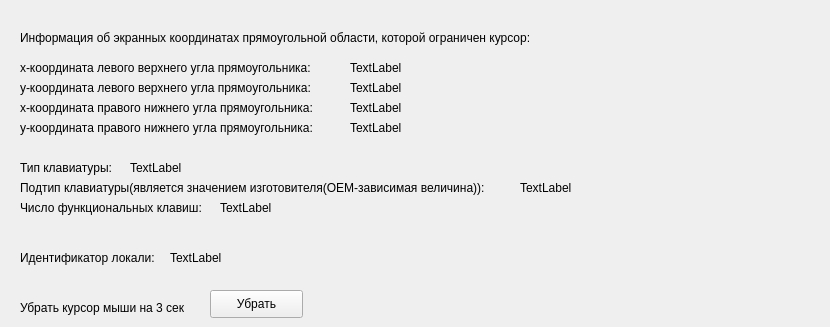
      <widget class="QWidget" name="tab_5">
       <attribute name="title">
        <string>Дополнительные API - функции</string>
       </attribute>
       <widget class="QPushButton" name="pushButton_8">
        <property name="geometry">
         <rect>
          <x>210</x>
          <y>290</y>
          <width>93</width>
          <height>28</height>
         </rect>
        </property>
        <property name="text">
         <string>Убрать</string>
        </property>
       </widget>
       <widget class="QLabel" name="label_66">
        <property name="geometry">
         <rect>
          <x>20</x>
          <y>30</y>
          <width>561</width>
          <height>16</height>
         </rect>
        </property>
        <property name="text">
         <string>Информация об экранных координатах прямоугольной области, которой ограничен курсор:</string>
        </property>
       </widget>
       <widget class="QLabel" name="label_91">
        <property name="geometry">
         <rect>
          <x>20</x>
          <y>60</y>
          <width>321</width>
          <height>16</height>
         </rect>
        </property>
        <property name="text">
         <string>x-координата левого верхнего угла прямоугольника:</string>
        </property>
       </widget>
       <widget class="QLabel" name="label_92">
        <property name="geometry">
         <rect>
          <x>20</x>
          <y>80</y>
          <width>321</width>
          <height>16</height>
         </rect>
        </property>
        <property name="text">
         <string>y-координатa левого верхнего угла прямоугольника:</string>
        </property>
       </widget>
       <widget class="QLabel" name="label_93">
        <property name="geometry">
         <rect>
          <x>20</x>
          <y>100</y>
          <width>321</width>
          <height>16</height>
         </rect>
        </property>
        <property name="text">
         <string>x-координатa правого нижнего угла прямоугольника:</string>
        </property>
       </widget>
       <widget class="QLabel" name="label_94">
        <property name="geometry">
         <rect>
          <x>20</x>
          <y>120</y>
          <width>321</width>
          <height>16</height>
         </rect>
        </property>
        <property name="text">
         <string>y-координатa правого нижнего угла прямоугольника:</string>
        </property>
       </widget>
       <widget class="QLabel" name="label_95">
        <property name="geometry">
         <rect>
          <x>350</x>
          <y>60</y>
          <width>55</width>
          <height>16</height>
         </rect>
        </property>
        <property name="text">
         <string>TextLabel</string>
        </property>
       </widget>
       <widget class="QLabel" name="label_96">
        <property name="geometry">
         <rect>
          <x>350</x>
          <y>80</y>
          <width>55</width>
          <height>16</height>
         </rect>
        </property>
        <property name="text">
         <string>TextLabel</string>
        </property>
       </widget>
       <widget class="QLabel" name="label_97">
        <property name="geometry">
         <rect>
          <x>350</x>
          <y>100</y>
          <width>55</width>
          <height>16</height>
         </rect>
        </property>
        <property name="text">
         <string>TextLabel</string>
        </property>
       </widget>
       <widget class="QLabel" name="label_98">
        <property name="geometry">
         <rect>
          <x>350</x>
          <y>120</y>
          <width>55</width>
          <height>16</height>
         </rect>
        </property>
        <property name="text">
         <string>TextLabel</string>
        </property>
       </widget>
       <widget class="QLabel" name="label_99">
        <property name="geometry">
         <rect>
          <x>20</x>
          <y>160</y>
          <width>101</width>
          <height>16</height>
         </rect>
        </property>
        <property name="text">
         <string>Тип клавиатуры:</string>
        </property>
       </widget>
       <widget class="QLabel" name="label_100">
        <property name="geometry">
         <rect>
          <x>20</x>
          <y>180</y>
          <width>501</width>
          <height>16</height>
         </rect>
        </property>
        <property name="text">
         <string>Подтип клавиатуры(является значением изготовителя(OEM-зависимая величина)):</string>
        </property>
       </widget>
       <widget class="QLabel" name="label_101">
        <property name="geometry">
         <rect>
          <x>20</x>
          <y>200</y>
          <width>211</width>
          <height>16</height>
         </rect>
        </property>
        <property name="text">
         <string>Число функциональных клавиш:</string>
        </property>
       </widget>
       <widget class="QLabel" name="label_102">
        <property name="geometry">
         <rect>
          <x>130</x>
          <y>160</y>
          <width>331</width>
          <height>16</height>
         </rect>
        </property>
        <property name="text">
         <string>TextLabel</string>
        </property>
       </widget>
       <widget class="QLabel" name="label_103">
        <property name="geometry">
         <rect>
          <x>520</x>
          <y>180</y>
          <width>301</width>
          <height>16</height>
         </rect>
        </property>
        <property name="text">
         <string>TextLabel</string>
        </property>
       </widget>
       <widget class="QLabel" name="label_104">
        <property name="geometry">
         <rect>
          <x>220</x>
          <y>200</y>
          <width>371</width>
          <height>16</height>
         </rect>
        </property>
        <property name="text">
         <string>TextLabel</string>
        </property>
       </widget>
       <widget class="QLabel" name="label_105">
        <property name="geometry">
         <rect>
          <x>20</x>
          <y>250</y>
          <width>151</width>
          <height>16</height>
         </rect>
        </property>
        <property name="text">
         <string>Идентификатор локали:</string>
        </property>
       </widget>
       <widget class="QLabel" name="label_106">
        <property name="geometry">
         <rect>
          <x>170</x>
          <y>250</y>
          <width>55</width>
          <height>16</height>
         </rect>
        </property>
        <property name="text">
         <string>TextLabel</string>
        </property>
       </widget>
       <widget class="QLabel" name="label_107">
        <property name="geometry">
         <rect>
          <x>20</x>
          <y>300</y>
          <width>181</width>
          <height>16</height>
         </rect>
        </property>
        <property name="text">
         <string>Убрать курсор мыши на 3 сек</string>
        </property>
       </widget>
      </widget>
